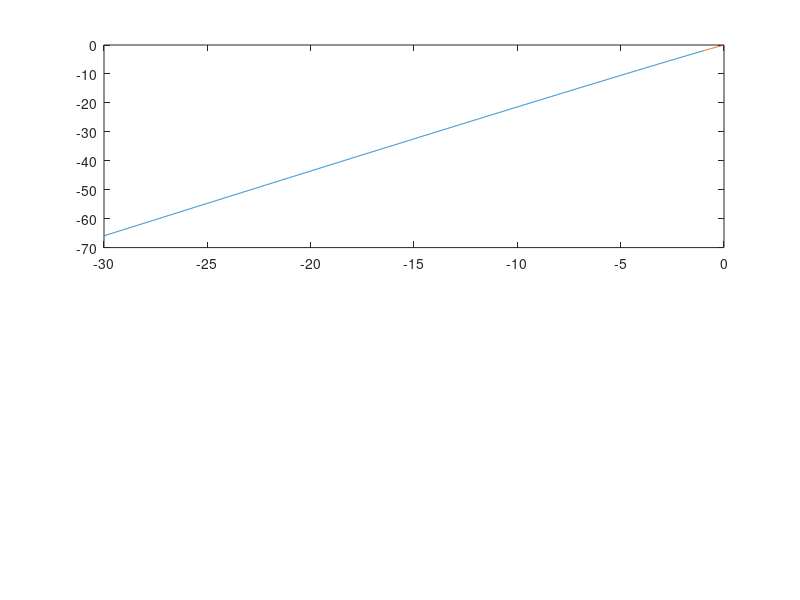

This chart was generated by the following MATLAB code: (Note: this script raises an error after producing the figure.)
%%%%Método de Euler%%%%

clear all
t=-1:-0.01:-30; %Otorgamos un intervalo de valores al tiempo

x(1)=-2; %Condición inicial de x
tic %Comenzamos el contador de tiempo
h=-0.01; %Paso que vamos a tomar
n=length(t);
for k=1:(n-1) %Valores para k
 x(k+1)=x(k)+h*[((t(k)^2)*exp(-x(k)/t(k))+x(k)^2)/(t(k)*x(k))]; 
 %Fórmula del teorema de Euler con la función inicial ya introducida
end

u=-1:0.01:-0.01; %Aquí realizamos lo mismo que al principio 
                 %pero para el intervalo de la derecha de -1

y(1)=-2;
tic
p=0.01;
m=length(u);
for l=1:(m-1)
 y(l+1)=y(l)+p*[((u(l)^2)*exp(-y(l)/u(l))+y(l)^2)/(u(l)*y(l))];
 end
 
 subplot(2,1,1)
 plot(t,x,u,y); %Representamos la función obtenida


c=0; %Iniciamos el valor final de la suma a 0
for i=1:(n-1);
c(i)=-[(t(i)-t(i+1))*(x(i)+x(i+1))./2]; %Regla del trapecio 
%para calcular el área que se encuentra debajo de la curva
%que hay debajo de la parte izquierda de la función
c=sum(c);
end

cc=0; %Lo mismo pero para el intervalo de la derecha de -1
for ii=1:(m-1);
cc(ii)=[(u(ii)-u(ii+1))*(y(ii)+y(ii+1))./2];
cc=sum(cc);
end

AreaEuler=cc+c %Sumamos las dos áreas para obtener la total
 T1=toc %Finalizamos el contador de tiempo

 %%%%Método de bisección%%%%
 
1;
clear all
   function y=f(t,x) %Declaramos la función
   y=(((x/t)-1)*exp(x/t))-log(-t)-(exp(2)); 
   end 
   
c=-0.01; %Paso a utilizar
d=-30; %Límite inferior
h=0.01; %Límite superior
t=d:h:c; %Definimos el vector de tiempos
n=length(t);
tic %Iniciamos contador de tiempo
for i=1:n
	a=-70; %Otorgamos el máximo valor que podemos llegar hacia
         %la izquierda
  b=-0.01; %El mínimo valor
	for q=1:20
	z=(a+b)./2;
		if f(t(i),z)=0 %Aquí lo que forzamos es que si es igual a 
    %cero es que hemos encontrado la raíz y salta al final
		break
		elseif f(t(i),a)*f(t(i),z)<0
		b=z;
		else a=z;
		end
	end
x(i)=z;
end

subplot(2,1,2)
plot(t,x, 'r'); %Representamos la 'curva' obtenida


c=0;
for i=1:(n-1);
c(i)=[(t(i)-t(i+1))*(x(i)+x(i+1))./2]; %Regla del trapecio para Bisección
c=sum(c);
end
AreaBiseccion=c
T2=toc




